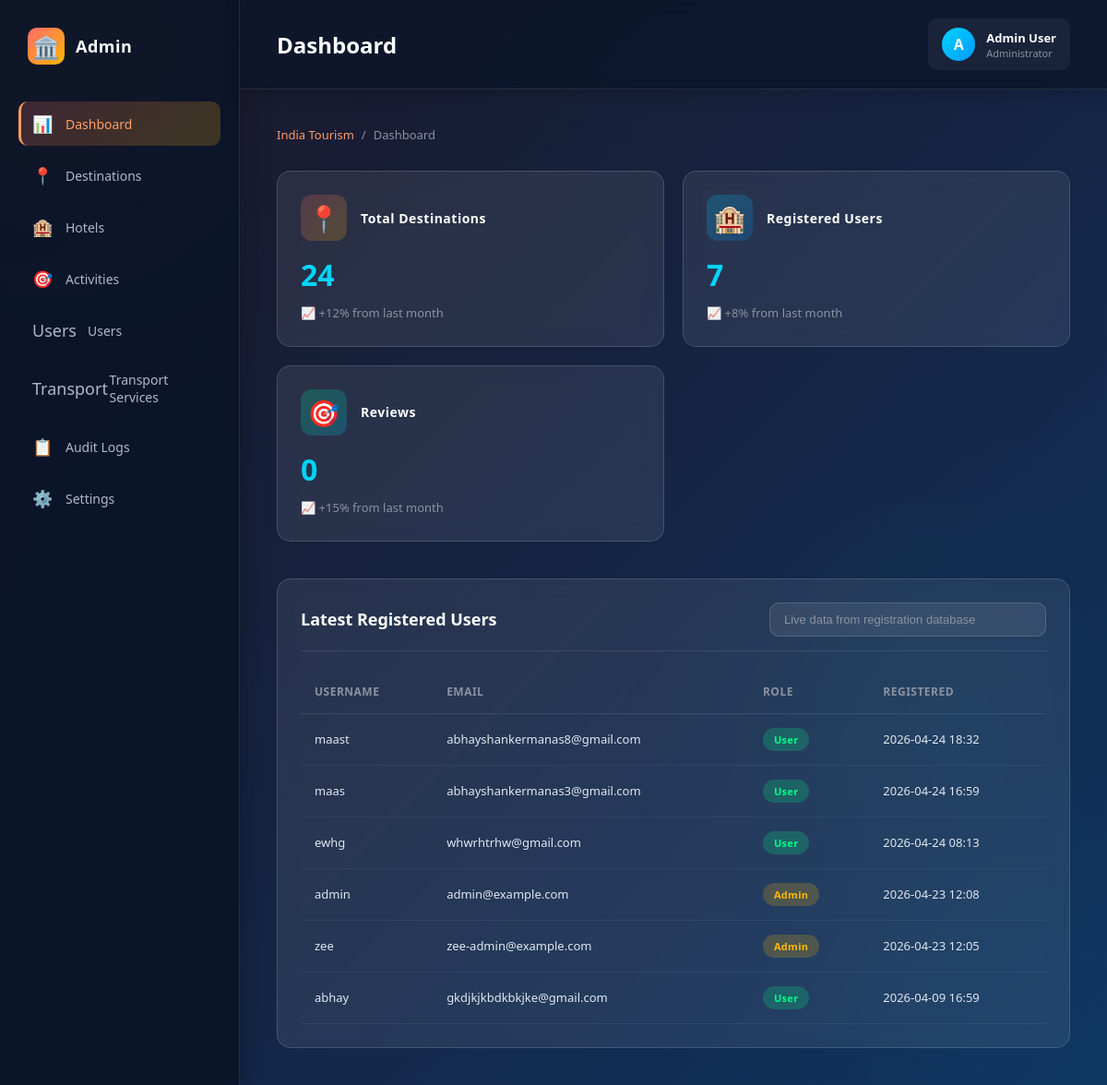
The page /admin (signed in) on the database its author committed.
### app.py (models this page shows, shortened)
class User(UserMixin, db.Model):
    id = db.Column(db.Integer, primary_key=True)
    username = db.Column(db.String(80), unique=True, nullable=False)
    email = db.Column(db.String(120), unique=True, nullable=False)
    password_hash = db.Column(db.String(128), nullable=False)
    name = db.Column(db.String(100))
    language = db.Column(db.String(20), default='english')
    state = db.Column(db.String(50))
    contact = db.Column(db.String(100))
    created_at = db.Column(db.DateTime, default=datetime.utcnow)
    is_admin = db.Column(db.Boolean, default=False)
    reviews = db.relationship('Review', backref='user', lazy=True)
    favorites = db.relationship('Favorite', backref='user', lazy=True)

### app.py (the view, shortened to what this page needs)
@app.route('/admin', methods=['GET', 'POST'])
@login_required
def admin():
    if not current_user.is_admin:
        flash('Admin access is required to open that page.', 'warning')
        return redirect(url_for('dashboard'))
    db.create_all()
    users = User.query.order_by(User.created_at.desc()).all()
    spots = TouristSpot.query.order_by(TouristSpot.created_at.desc()).all()
    reviews_count = Review.query.count()
    transport_companies = TransportServiceCompany.query.order_by(TransportServiceCompany.created_at.desc()).all()
    return render_template(
        "admin.html",
        users=users,
        spots=spots,
        transport_companies=transport_companies,
        user_count=len(users),
        destination_count=len(spots),
        reviews_count=reviews_count,
        transport_company_count=len(transport_companies)
    )

### app.py (called while the page is built)
@login_manager.user_loader
def load_user(user_id):
    return db.session.get(User, int(user_id))

def get_state_label(state_key):
    return STATE_LABELS.get(state_key, state_key.replace('_', ' ').title() if state_key else 'Unknown')

@app.context_processor
def inject_template_helpers():
    return {
        'state_labels': STATE_LABELS,
        'get_state_label': get_state_label,
        'get_average_rating': get_average_rating
    }

### templates/admin.html (shortened to what this page needs)
<!DOCTYPE html>
<html lang="en">
<head>
</head>
<body>
    <div class="background-elements">
        <div class="blob blob-2"></div>
        <div class="blob blob-3"></div>
    </div>
    <div class="container">
        <div class="sidebar">
            <div class="sidebar-header">
                <div class="sidebar-icon">🏛️</div>
                <div class="sidebar-title">Admin</div>
            </div>
            <nav class="nav-menu">
                <a href="#" class="nav-item active" data-section="dashboard" onclick="showSection('dashboard', this); return false;">
                    <span class="nav-icon">📊</span>
                    Dashboard
                </a>
                <a href="#" class="nav-item" data-section="destinations" onclick="showSection('destinations', this); return false;">
                    <span class="nav-icon">📍</span>
                    Destinations
                </a>
                <a href="#" class="nav-item" data-section="hotels" onclick="showSection('hotels', this); return false;">
                    <span class="nav-icon">🏨</span>
                    Hotels
                </a>
                <a href="#" class="nav-item" data-section="activities" onclick="showSection('activities', this); return false;">
                    <span class="nav-icon">🎯</span>
                    Activities
                </a>
                <a href="#" class="nav-item" data-section="users" onclick="showSection('users', this); return false;">
                    <span class="nav-icon">Users</span>
                    Users
                </a>
                <a href="#" class="nav-item" data-section="transport" onclick="showSection('transport', this); return false;">
                    <span class="nav-icon">Transport</span>
                    Transport Services
                </a>
                <a href="#" class="nav-item" data-section="audit" onclick="showSection('audit', this); return false;">
                    <span class="nav-icon">📋</span>
                    Audit Logs
                </a>
                <a href="#" class="nav-item" data-section="settings" onclick="showSection('settings', this); return false;">
                    <span class="nav-icon">⚙️</span>
                    Settings
                </a>
            </nav>
        </div>
        <div class="main-content">
            <div class="header">
                <div class="header-title" id="pageTitle">Dashboard</div>
                <div class="header-right">
                    <div class="user-profile">
                        <div class="user-avatar">{{ (current_user.name or current_user.username or 'A')[0]|upper }}</div>
                        <div class="user-info">
                            <div class="user-name">{{ current_user.name or current_user.username }}</div>
                            <div class="user-role">Administrator</div>
                        </div>
                    </div>
                </div>
            </div>
            <div class="content">
                <section id="dashboard-section" class="section active">
                    <div class="breadcrumb">
                        <a href="#">India Tourism</a> / <span>Dashboard</span>
                    </div>
                    <div class="cards-grid">
                        <div class="card">
                            <div class="card-header">
                                <div class="card-icon">📍</div>
                                <div class="card-title">Total Destinations</div>
                            </div>
                            <div class="card-value">{{ destination_count }}</div>
                            <div class="card-description">📈 +12% from last month</div>
                        </div>
                        <div class="card">
                            <div class="card-header">
                                <div class="card-icon blue">🏨</div>
                                <div class="card-title">Registered Users</div>
                            </div>
                            <div class="card-value">{{ user_count }}</div>
                            <div class="card-description">📈 +8% from last month</div>
                        </div>
                        <div class="card">
                            <div class="card-header">
                                <div class="card-icon green">🎯</div>
                                <div class="card-title">Reviews</div>
                            </div>
                            <div class="card-value">{{ reviews_count }}</div>
                            <div class="card-description">📈 +15% from last month</div>
                        </div>
                    </div>
                    <div class="table-container">
                        <div class="table-header">
                            <div class="table-title">Latest Registered Users</div>
                            <input type="text" class="search-box" placeholder="Live data from registration database" readonly>
                        </div>
                        <table>
                            <thead>
                                <tr>
                                    <th>Username</th>
                                    <th>Email</th>
                                    <th>Role</th>
                                    <th>Registered</th>
                                </tr>
                            </thead>
                            <tbody>
                                {% for user in users[:6] %}
                                <tr>
                                    <td>{{ user.username }}</td>
                                    <td>{{ user.email }}</td>
                                    <td><span class="badge {{ 'warning' if user.is_admin else 'success' }}">{{ 'Admin' if user.is_admin else 'User' }}</span></td>
                                    <td>{{ user.created_at.strftime('%Y-%m-%d %H:%M') if user.created_at else 'N/A' }}</td>
                                </tr>
                                {% else %}
                                <tr>
                                    <td colspan="4">No users found in the database.</td>
                                </tr>
                                {% endfor %}
                            </tbody>
                        </table>
                    </div>
                </section>
            </div>
        </div>
    </div>
</body>
</html>

### rows shown on the page
User: name "A", name "Admin User", username "zee", email "zee-admin@example.com", is_admin "Admin", created_at "2026-04-23 12:05"
User: username "maast", email "abhayshankermanas8@gmail.com", is_admin "User", created_at "2026-04-24 18:32"
User: username "maas", email "abhayshankermanas3@gmail.com", is_admin "User", created_at "2026-04-24 16:59"
User: username "ewhg", email "whwrhtrhw@gmail.com", is_admin "User", created_at "2026-04-24 08:13"
User: username "admin", email "admin@example.com", is_admin "Admin", created_at "2026-04-23 12:08"
User: username "abhay", email "gkdjkjkbdkbkjke@gmail.com", is_admin "User", created_at "2026-04-09 16:59"

### other values the page prints
{{ destination_count }} "24"
{{ user_count }} "7"
{{ reviews_count }} "0"
